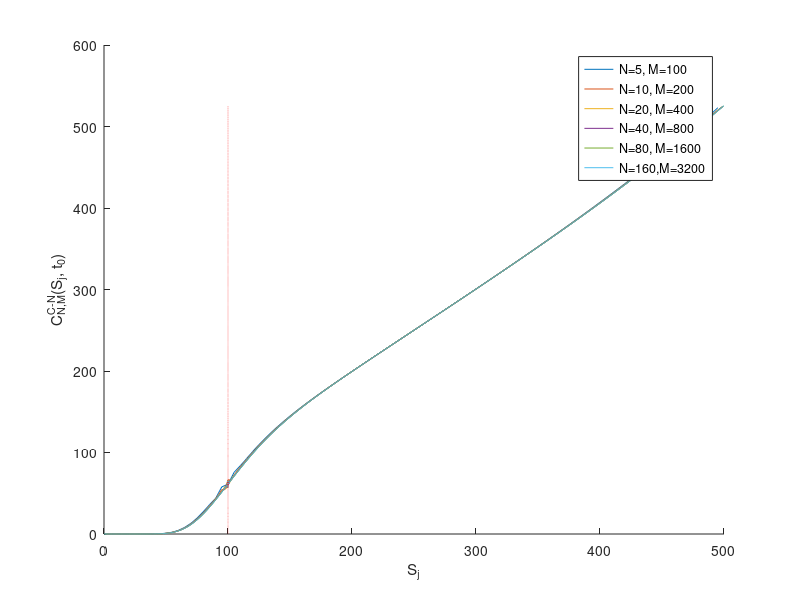

The MATLAB script that drew this image:
% Solves the untransformed B-S PDE for the price of an asset-or-nothing
% call option using the Crank-Nicolson finite difference scheme.
clear all;
format long
S0 = 100;       % Initial asset price
K = 100;        % Strike price
r = 0.02;       % Interest rate
sigma = 0.2;    % Option volatility
T = 2;          % Time to expiry
theta = 0.5;    % 0: explicit, 1 for implicit, and 0.5 for CN

% Grid domain
Smin = 0;
Smax = 500; 
N_list = [5 .*2.^[0:5]];    % Time
M_list = [100 .*2.^[0:5]];  % Space 

hold on
tic
for nn = 1:length(N_list)
    N = N_list(nn);     % Number of time intervals,
    MM = M_list(nn);    % Number of space intervals

    dt = T/N;               % Time stepsize
    dS = (Smax - Smin)/MM;    % Space stepsize             
    S = Smin:dS:Smax;       % Space partition
    
    % Compute the discretisation matrix, MM = 2*J
    m = MM - 1 ; % Number of interior points
    dx = (log(S(end - 1)) - log(S(2)))/m;
    
    % Store these for potential analysis
    alpha(nn) = 1/2 * sigma^2 * (dt/dx^2);
    lambda_cn(nn) = (1 - 2*alpha(nn))/(1 + 2*alpha(nn));
    lambda_imp(nn) = 1/(1 + 4*alpha(nn));
    
    % Initial condition - call payoff only for interior points
    u = zeros(m, 1);
    for s = 2:length(S) - 1
        if S(s) >= K
            u(s - 1) = S(s);
        end
    end
        
    % Use sparse function for faster runtime
    I = sparse(eye(m)); % Identify matrix of size m
    e = ones(m, 1);     % Vector of ones
        
    % spdiags(B, d, m, n) creates an m-by-n sparse matrix by taking the
    % columns of B and placing them along the diagonals specified by d, see
    % Practical 7.
        % [-e 0*e e] forms [-1 0 1] pattern.
        % [-e -2*e e] forms the [1 -2 1] pattern.
        % d = -1:1 -> tridigonal using the digonal indexing system.
    M1 = spdiags([-e 0*e e], -1:1, m, m);
    M2 = spdiags([e -2*e e], -1:1, m, m);

    % Compute the coefficient vectors, see L4.17
        % Dividing f by (dS)^2 and g by (2*dS) so don't have to worry
        % for F, G and H later.
    f = -0.5 .* sigma .^2 .* S.^2 /dS/dS;
    g = -r .* S/2/dS;
    h = r .* ones(size(S));
    
    % Form M from 3 split parts
    M = sparse(diag(f(2:end - 1))) * M2 + ...
        sparse(diag(g(2: end - 1))) * M1 + ...
        sparse(diag(h(2: end - 1))) * I;

    % Form left hand side and right hand side matrices - using second form
    % in practical 7 (/delta_tau).
    lhs_mat = I/dt + theta * M;
    rhs_mat = I/dt - (1 - theta) * M;

    umin_pre = 0;
    umax_pre = Smax;
    % Loop over timestep
    for n = 1:N
        rhs_vec = rhs_mat * u;
        
        % Use linearity boundary conditions from Q2.a):
        % Since we cannot have boundary conditions from linear system, need
        % to impose boundary conditions on not just current time step, but
        % also on previous time step.
        
        % Lower boundary value for call
        umin_now = 2*u(1) - u(2);           % At current time step    
        % Upper boundary values for call   
        umax_now = 2*u(end) - u(end - 1);   % At current time step
           
        % Adjust the boundary conditions = -theta*p_(n+1) - (1 - theta)*p_n
            % See L4.11
        rhs_vec(1) = rhs_vec(1) - theta*(f(1) + g(1)) * umin_now - ...
            (1 - theta) * (f(1) + g(1)) * umin_pre;
        
        rhs_vec(end) = rhs_vec(end) - theta*(f(end) - g(end)) * umax_now - ...
            (1 - theta) * (f(end) - g(end)) * umax_pre; 
            
        % lhs_mat * U = rhs_vec -> solve for U
        u = lhs_mat\rhs_vec;
        
        % Update umin_pre and umax_pre
        umin_pre = umin_now;    % At previous time step
        umax_pre = umax_now;    % At previous time step
    end
    
    % Plot results and find correct time-0 price
    plot(S(2:end - 1), u);
    price(1, nn) = u(find(abs(S(2:end - 1) -S0)<=1e-12), 1);
end
toc
plot(linspace(K, K, length(u)), u, "r:");
legend("N=5, M=100", "N=10, M=200", "N=20, M=400", "N=40, M=800", ...
    "N=80, M=1600", "N=160,M=3200");
xlabel("S_j");
ylabel("C^{C-N}_{N,M}(S_j, t_0)");
hold off

% Exact option price
exact_call = S0 * normcdf((log(S0/K) + (r + (sigma^2)/2)*T)/(sigma*T^(1/2)));
disp(sprintf("Exact asset-or-nothing call price: %.9g \n", exact_call));
error_vec = exact_call - price;

% Output
fprintf("N \t  M \t  Price \t Error \t\t\t Ratio \n");
for nn = 1:length(N_list)
    if N_list(nn) < 100
        fprintf("%1d \t %1d \t %3.6f", N_list(nn), M_list(nn), price(nn));
    else
        fprintf("%1d  %1d \t %3.6f", N_list(nn), M_list(nn), price(nn));
    end
    
    if (nn > 0)
        fprintf("\t %1.3e  ", error_vec(nn));
    end
    
    if (nn > 1)
        ratio(nn-1) = error_vec(nn-1)/error_vec(nn);
        fprintf("\t %3.3f", ratio(nn-1));
    end
    
    fprintf("\n");
end
